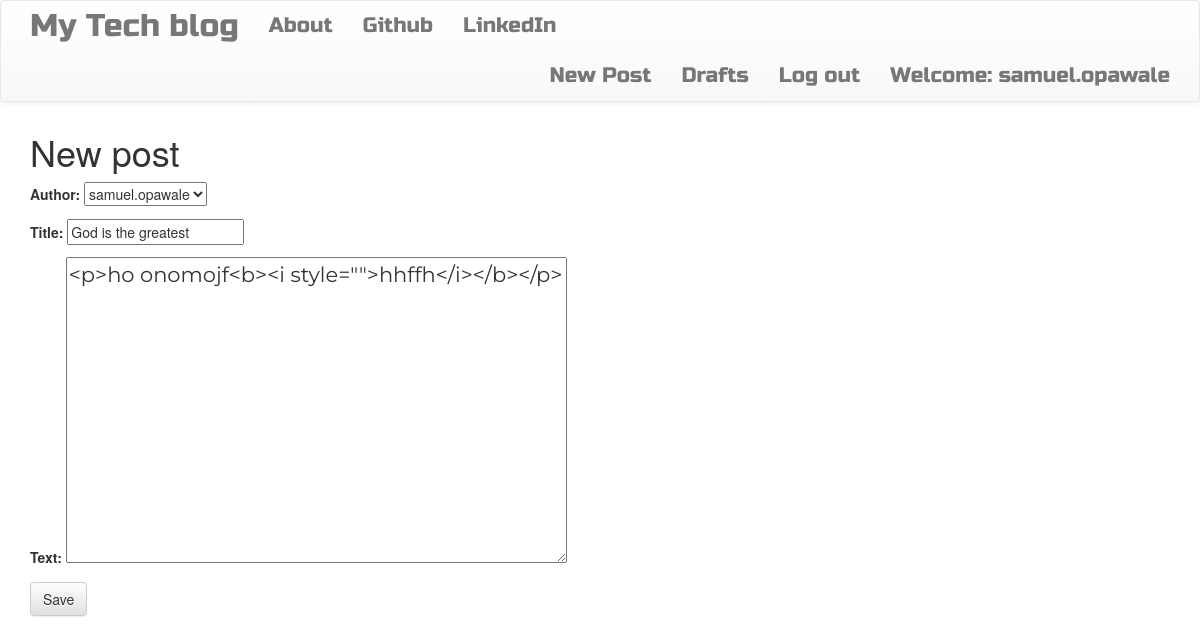
Screenshot of /post/1/edit/ (signed in) with the database file from the repository.
### blog/models.py (models this page shows, shortened)
class Post(models.Model):
    author = models.ForeignKey('auth.User', on_delete=models.CASCADE,)
    title = models.CharField(max_length=200)
    text = models.TextField()
    create_date = models.DateTimeField(default=timezone.now())
    published_date = models.DateTimeField(blank=True, null=True)

### blog/views.py (the view)
class PostUpdateView(LoginRequiredMixin, UpdateView):
    login_url = '/login/'
    redirect_field_name = 'blog/post_detail.html'
    form_class = PostForm
    model = Post

### blog/forms.py
class PostForm(forms.ModelForm):
    class Meta():
        model = Post
        fields = ('author', 'title', 'text')
        widgets = {
            'title':  forms.TextInput(attrs={'class': 'textinputclass'}),
            'text': forms.Textarea(attrs={'class': 'editable medium-editor-textarea postcontent'})
        }

### blog/templates/blog/post_form.html (shortened to what this page needs)
{% extends 'blog/base.html' %}
{% block content %}
    <h1>New post</h1>
    <form method="POST" class="post-form">
    {{form.as_p}}
    <button type="submit" class="save btn btn-default">Save</button>
    </form>
{% endblock %}

### blog/templates/blog/base.html (shortened to what this page needs)
<!DOCTYPE html>
{% load static %}
<html>
    <head>
        <link rel="stylesheet" href="https://maxcdn.bootstrapcdn.com/bootstrap/3.3.7/css/bootstrap.min.css">
        <link rel="stylesheet" href="https://maxcdn.bootstrapcdn.com/bootstrap/3.3.7/css/bootstrap-theme.min.css">
        <link rel="stylesheet" href="//cdn.jsdelivr.net/medium-editor/latest/css/medium-editor.min.css" type="text/css" media="screen" charset="utf-8">
        <link rel="stylesheet" href="{% static 'css/blog.css' %}">
<body class='loader'>
  <nav class="navbar navbar-default techfont custom-navbar">
    <div class="container">
      <ul class="nav navbar-nav">
        <li><a class='navbar-brand bigbrand' href="{% url 'post_list' %}">My Tech blog</a></li>
        <li><a href="{% url 'about'%}">About</a></li>
        <li><a href="https://www.github.com">Github</a></li>
        <li><a href="https://www.linkedin.com">LinkedIn</a></li>
      </ul>
      <ul class="nav navbar-nav navbar-right">
        {% if user.is_authenticated %}
        <li>
          <a href="{% url 'post_new' %}" >New Post</a>
        </li>
        <li>
          <a href="{% url 'post_draft_list' %}">Drafts</a>
        </li>
        <li>
          <a href="{% url 'logout' %}" >Log out</a>
        </li>
        <li>
          <a >Welcome: {{ user.username }}</a>
        </li>
          {% else %}
          <li><a class='nav navbar-right' href="{% url 'login' %}" ><span class="glyphicon glyphicon-user"></span></a></li>
        {% endif %}
      </ul>
  </div>
</nav>
        <div class="content container">
            <div class="row">
                <div class="col-md-8">
                  <div class="blog_posts">
                    {% block content %}
                    {% endblock %}
                  </div>
                </div>
            </div>
        </div>
</body>
</html>

### blog/static/css/blog.css (style rules this page uses)
.techfont { font-family: 'Russo One', sans-serif; font-size: 1.5em; margin-bottom: 10px; }
.bigbrand { font-size: 1.5em; }
.postcontent { font-family: 'Montserrat'; font-size: 1.5em; }
.loader { filter: hue-rotate(0deg); color: linear-gradient(45deg, #0f8, #08f); animation: hue 5000ms infinite linear; }

### rows the page displays
Post: author "samuel.opawale", title "God is the greatest", text "<p>ho onomojf<b><i style=\"\">hhffh</i></b></p>"

### other values shown
{{ user.username }} "samuel.opawale"
